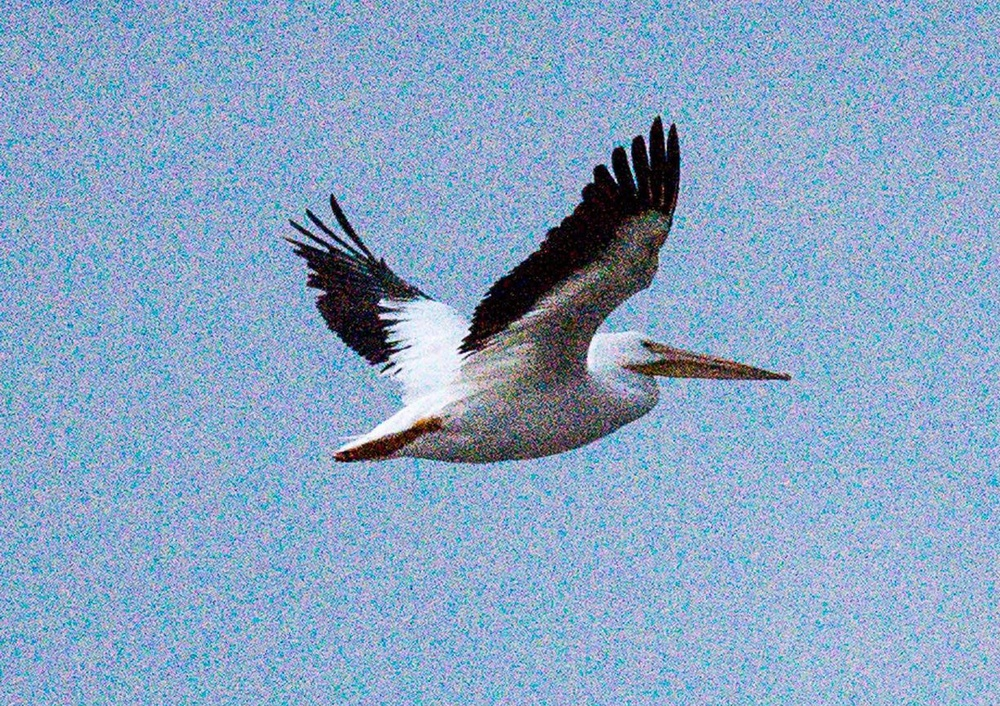
%> input picture edge aware filter based on adaptive patch variance weighted average/seagull.jpg, 1000 x 706 px, shrunk from 1225 x 865 before the run
$ octave edgeaware.m   (GNU Octave 9; MATLAB toolbox functions it lacks are replaced by stand-ins)
%> lines starting %> are read from the running program, lines starting %| are printed output that depends on the picture
### edge aware filter based on adaptive patch variance weighted average/GVWA.m
function [J,w] = GVWA(I,G,SigmaS,scale)

%input: I -- image to be processing I \in [0,1]
%       G -- guidance image G \in [0,1]
%       SigmaS -- bilateral spacial parameter, large ->larger scale object
%       smoothed out
%       scale -- bilateral range parameter, scale<1 -> sharper results
% This is the implementation of the filter proposed in the paper: Edge-aware filters based on adaptive patch variance weighted average. Deng et al. 2020

padMethod = 'symmetric';%used by MATLAB "imguidedfilter"
patchSize = floor(4*SigmaS) + 1;
if mod(patchSize,2) == 0
   patchSize = patchSize + 1;
end

N = patchSize*patchSize;
hs = ones(patchSize)/N;

muG = (imfilter(G, hs,padMethod));%patch mean of I
muGG = (imfilter(G.*G, hs,padMethod));%patch mean of G
w = max(max(0,muGG - muG.*muG),[],3);

SigmaR = scale*mean(w(:));
w = w./SigmaR;
w = 1./(1+w.^2); %or w = exp(-(w).^2)+0.0001;

ha = fspecial('gaussian',patchSize,SigmaS);
normalizeFactor = imfilter(w,ha,padMethod);
if size(I, 3) == 3
    w = cat(3,w,w,w); %make it 3d
    normalizeFactor = cat(3,normalizeFactor,normalizeFactor,normalizeFactor);
end
J = imfilter(w.*I,ha,padMethod)./(eps+normalizeFactor) ;
end

### edge aware filter based on adaptive patch variance weighted average/edgeaware.m
close all
clear all
tic
i  = imread('seagull.jpg');%original image
%> i is the input picture: size 706x1000x3 uint8; mean R, G, B 135.9, 164.8, 195.7
i = im2double(i);
%> i: size 706x1000x3 double


J =i;

iter = 10;
SigmaS = 0.75;
scale = 0.25;


for n=1 : iter
    J = GVWA(J,i,SigmaS,scale);
end
%> this loop made 10 passes
%> pass 1, in GVWA, `muGG = (imfilter(G.*G, hs,padMethod));`:
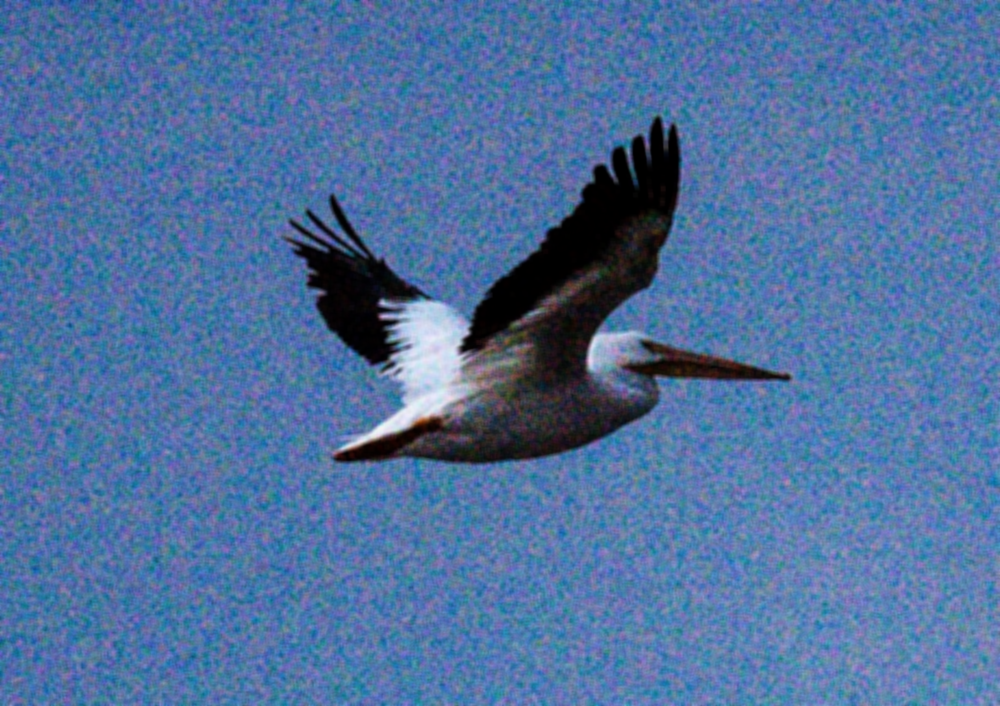
%> muGG: size 706x1000x3 double; mean R, G, B 0.31, 0.443, 0.622
%> pass 1, in GVWA, `w = max(max(0,muGG - muG.*muG),[],3);`:
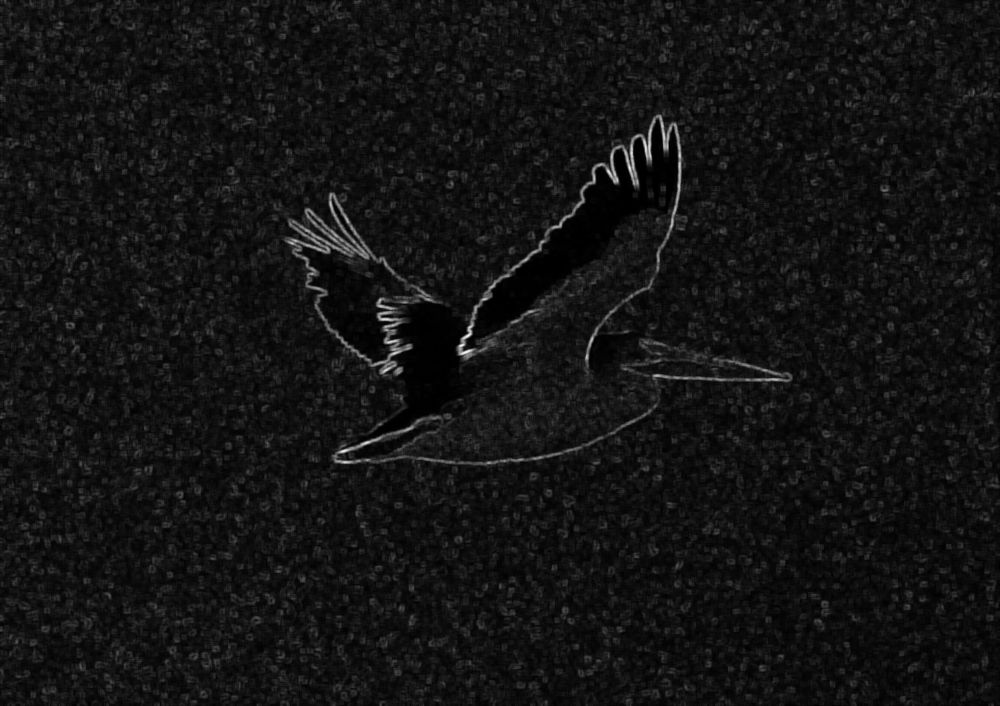
%> w: size 706x1000 double; min 2.89e-05, max 0.151, mean 0.0118; drawn with min black and max white
%> after the loop:
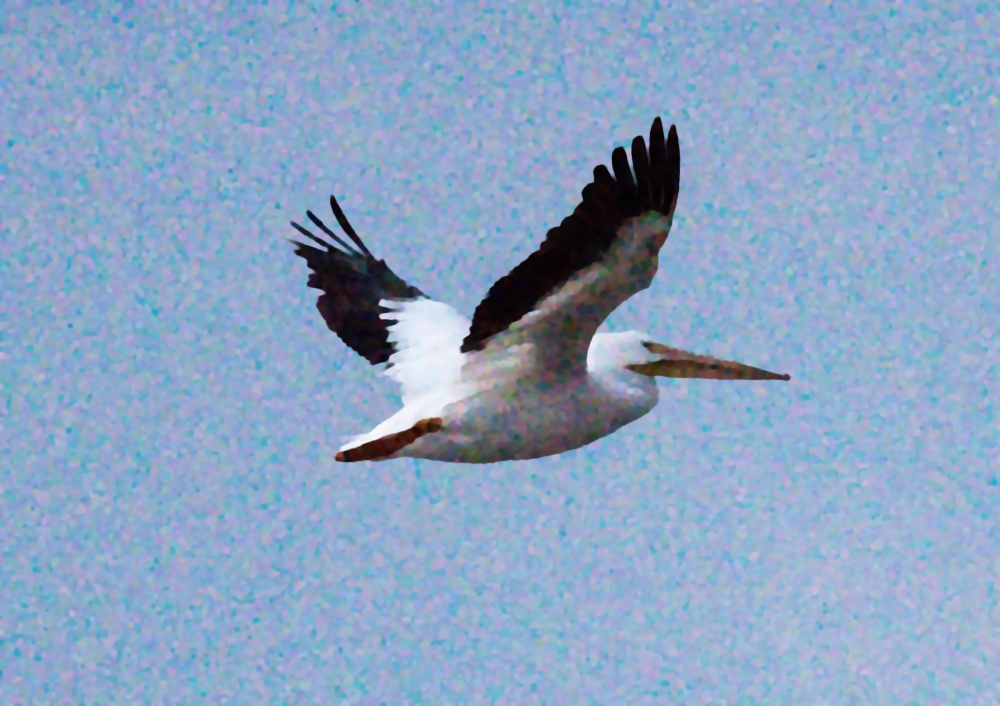
%> J: size 706x1000x3 double; mean R, G, B 0.548, 0.647, 0.769

% T = i - J;%texture

figure,imshow(J);%filtered image

toc
disp( ['Time: ',num2str(toc) ] );
